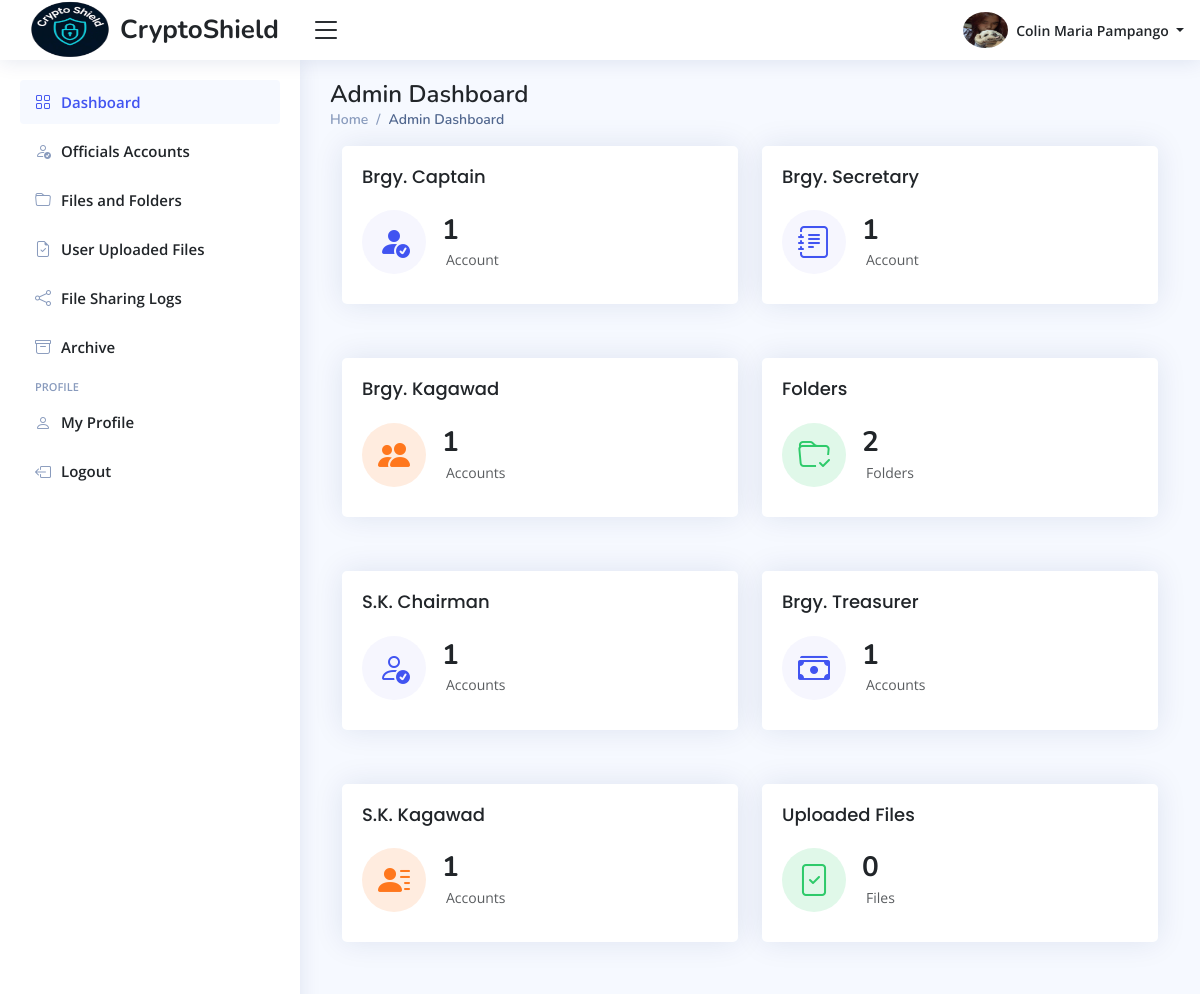
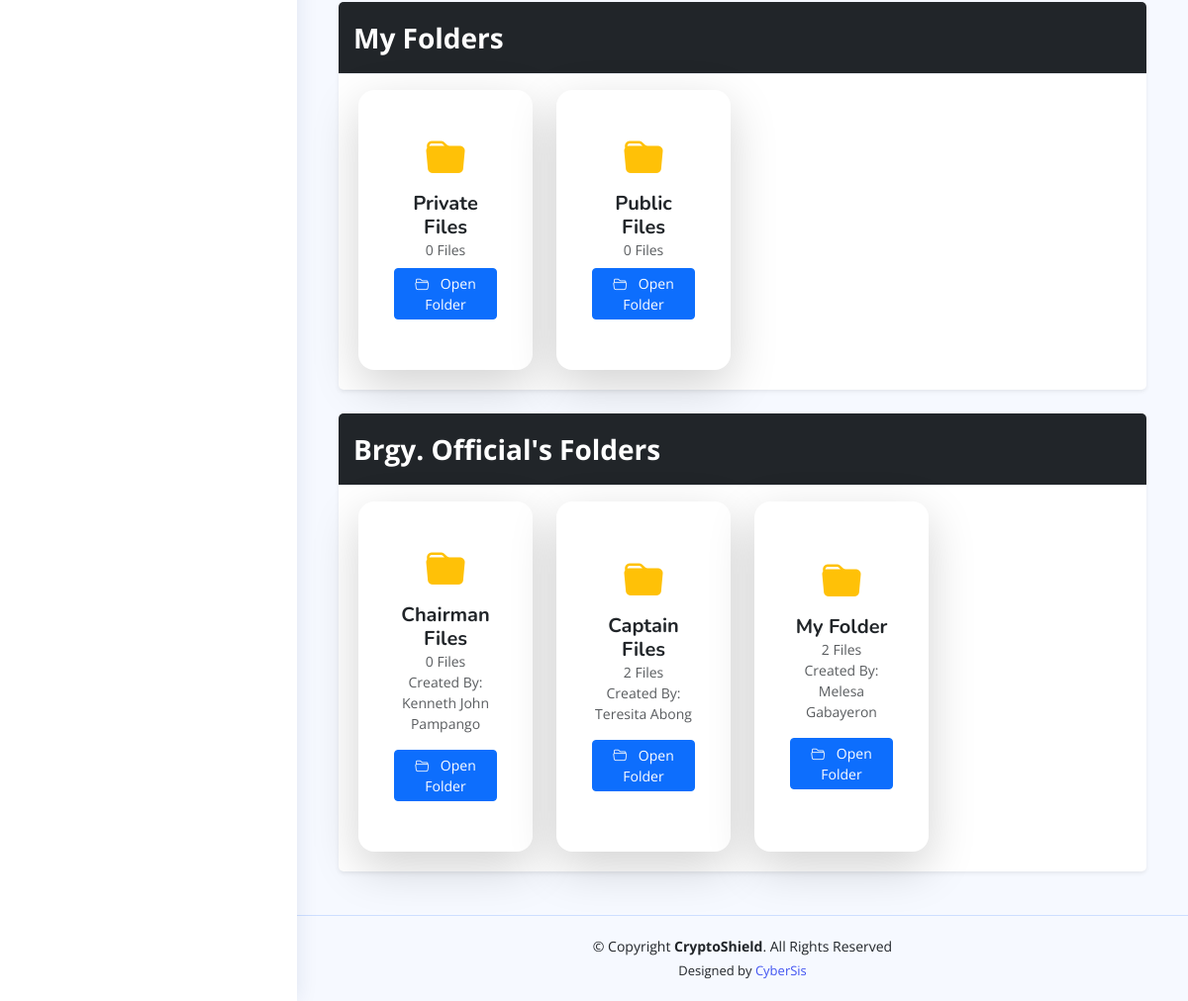
Page /admin/home.php (signed in) on the committed database (2 pictures, top to bottom).
### tables this page shows
CREATE TABLE `admin_info_tbl` (
  `admin_id` int(11) NOT NULL,
  `profile_picture` varchar(255) DEFAULT NULL,
  `date_of_birth` date DEFAULT NULL,
  `gender` enum('Male','Female','Others') DEFAULT 'Others',
  `phone_number` varchar(100) NOT NULL,
  `full_address` varchar(255) NOT NULL,
  `updated_at` timestamp NOT NULL DEFAULT current_timestamp() ON UPDATE current_timestamp()
);

CREATE TABLE `admin_accounts_tbl` (
  `admin_id` int(11) NOT NULL,
  `first_name` varchar(100) NOT NULL,
  `middle_name` varchar(100) DEFAULT NULL,
  `last_name` varchar(100) NOT NULL,
  `email_address` varchar(150) NOT NULL,
  `admin_password` varchar(255) NOT NULL,
  `role` varchar(100) DEFAULT 'Administrator',
  `reset_password_token` varchar(255) DEFAULT NULL,
  `password_token_expiry` datetime DEFAULT NULL,
  `created_at` timestamp NOT NULL DEFAULT current_timestamp(),
  `updated_at` timestamp NOT NULL DEFAULT current_timestamp() ON UPDATE current_timestamp()
);

CREATE TABLE `admin_folder_tbl` (
  `folder_id` int(11) NOT NULL,
  `folder_name` varchar(150) NOT NULL,
  `brgy_captain_access` enum('Yes','No') DEFAULT 'Yes',
  `brgy_secretary_access` enum('Yes','No') DEFAULT 'No',
  `brgy_treasurer_access` enum('Yes','No') DEFAULT 'No',
  `brgy_kagawad_access` enum('Yes','No') DEFAULT 'No',
  `sk_chairman_access` enum('Yes','No') DEFAULT 'No',
  `sk_kagawad_access` enum('Yes','No') DEFAULT 'Yes',
  `is_archive` enum('Yes','No') DEFAULT 'No',
  `modified_at` timestamp NOT NULL DEFAULT current_timestamp() ON UPDATE current_timestamp(),
  `created_at` timestamp NOT NULL DEFAULT current_timestamp()
);

CREATE TABLE `officials_folder_tbl` (
  `folder_id` int(11) NOT NULL,
  `folder_name` varchar(150) NOT NULL,
  `brgy_captain_access` enum('Yes','No') DEFAULT 'Yes',
  `brgy_secretary_access` enum('Yes','No') DEFAULT 'Yes',
  `brgy_treasurer_access` enum('Yes','No') DEFAULT 'Yes',
  `brgy_kagawad_access` enum('Yes','No') DEFAULT 'No',
  `sk_chairman_access` enum('Yes','No') DEFAULT 'Yes',
  `sk_kagawad_access` enum('Yes','No') DEFAULT 'No',
  `is_archive` enum('Yes','No') DEFAULT 'No',
  `created_by` int(11) DEFAULT NULL,
  `created_at` timestamp NOT NULL DEFAULT current_timestamp(),
  `modified_at` timestamp NOT NULL DEFAULT current_timestamp() ON UPDATE current_timestamp()
);

### admin/pages/dashboard.php (the view, shortened to what the rows shown need)
<main id="main" class="main">
    <?php include_once "includes/pagetitle.php"; ?>
    <section class="section dashboard">
        <div class="container">
            <div class="card shadow-sm mb-4">
                <div class="card-body mt-3">
                    <div class="row gx-4 gy-4">
                        <?php
                        $get_folders = $conn->prepare("SELECT
                                                            fl.*,
                                                            COUNT(fs.file_id) AS 'files_count'
                                                        FROM admin_folder_tbl fl
                                                        LEFT JOIN admin_files_tbl fs
                                                        ON fl.folder_id = fs.folder_id
                                                        GROUP BY fl.folder_id
                                                        ORDER BY modified_at DESC");
                        $get_folders->execute();
                        if ($get_folders->rowCount() > 0) {
                            while ($folder_data = $get_folders->fetch()) {
                        ?>
                                <div class="col-6 col-md-3">
                                    <div class="card shadow-lg border-0 rounded-4 text-center p-3 folder-card h-100 position-relative" style="transition: 0.3s; cursor: pointer;">
                                        <div class="card-body d-flex flex-column align-items-center justify-content-center">
                                            <div class="folder-icon mb-1 mt-2">
                                                <i class="bi bi-folder-fill fs-1 text-warning"></i>
                                            </div>
                                            <h5 class="fw-bold mb-0">
                                                <?php echo htmlspecialchars($folder_data["folder_name"]); ?>
                                            </h5>
                                            <p class="small text-muted mb-0">
                                                <?php echo htmlspecialchars($folder_data["files_count"] . " Files"); ?>
                                            </p>
                                            <a class="mt-2 btn btn-primary btn-sm w-100 mb-0" href="home.php?page=folder-contents&folder-id=<?php echo htmlspecialchars(base64_encode($folder_data["folder_id"])); ?>">
                                                <i class="bi bi-folder2-open me-2 text-light"></i> Open Folder
                                            </a>
                                        </div>
                                    </div>
                                </div>
                            <?php
                            }
                        } else {
                            ?>
                            <h1 class="text-center mt-5"> No Folders Yet. </h1>
                        <?php
                        }
                        ?>
                    </div>
                </div>
            </div>
            <div class="card shadow-sm mb-4">
                <div class="card-body mt-3">
                    <div class="row gx-4 gy-4">
                        <?php
                        $get_officials_folders = $conn->prepare("SELECT
                                                            ofl.*,
                                                            COUNT(CASE WHEN ofs.is_archive = 'No' THEN 1 END) AS 'files_count',
                                                            CONCAT(oa.first_name, ' ', oa.last_name) 'created_by'
                                                        FROM officials_folder_tbl ofl
                                                        LEFT JOIN officials_files_tbl ofs
                                                        ON ofl.folder_id = ofs.folder_id AND ofs.is_archive = :is_archive
                                                        LEFT JOIN officials_accounts_tbl oa
                                                        ON ofl.created_by = oa.official_id
                                                        WHERE ofl.is_archive = 'No'
                                                        GROUP BY ofl.folder_id
                                                        ORDER BY ofl.modified_at DESC");
                        $get_officials_folders->execute([":is_archive" => "No"]);
                        if ($get_officials_folders->rowCount() > 0) {
                            while ($folder_data = $get_officials_folders->fetch()) {
                        ?>
                                <div class="col-6 col-md-3">
                                    <div class="card shadow-lg border-0 rounded-4 text-center p-3 folder-card h-100 position-relative" style="transition: 0.3s; cursor: pointer;">
                                        <div class="card-body d-flex flex-column align-items-center justify-content-center">
                                            <div class="folder-icon mb-1 mt-2">
                                                <i class="bi bi-folder-fill fs-1 text-warning"></i>
                                            </div>
                                            <h5 class="fw-bold mb-0">
                                                <?php echo htmlspecialchars($folder_data["folder_name"]); ?>
                                            </h5>
                                            <p class="small text-muted mb-0">
                                                <?php echo htmlspecialchars($folder_data["files_count"] . " Files"); ?>
                                            </p>
                                            <p class="small text-muted mb-3">
                                                Created By: <?php echo htmlspecialchars($folder_data["created_by"]); ?>
                                            </p>
                                            <a class="btn btn-primary btn-sm w-100 mb-0" href="home.php?page=officials-folder-contents&folder-id=<?php echo htmlspecialchars(base64_encode($folder_data["folder_id"])); ?>">
                                                <i class="bi bi-folder2-open me-2 text-light"></i> Open Folder
                                            </a>
                                        </div>
                                    </div>
                                </div>
                            <?php
                            }
                        } else {
                            ?>
                            <h1 class="text-center mt-5"> No Folders Yet. </h1>
                        <?php
                        }
                        ?>
                    </div>
                </div>
            </div>
        </div>
    </section>
</main>

### admin/includes/header.php (shortened to what the rows shown need)
<header id="header" class="header fixed-top d-flex align-items-center">
    <nav class="header-nav ms-auto">
        <ul class="d-flex align-items-center">
            <li class="nav-item dropdown pe-3">
                <a class="nav-link nav-profile d-flex align-items-center pe-0" href="#" data-bs-toggle="dropdown">
                    <img src="<?php echo htmlspecialchars($image_path . $profile_picture); ?>" alt="Profile Image" class="rounded-circle" width="45" height="45">
                    <span class="d-none d-md-block dropdown-toggle ps-2">
                        <?php echo htmlspecialchars($first_name . " " . $last_name); ?>
                    </span>
                </a>
            </li>
        </ul>
    </nav>
</header>

### rows in the picture
admin_info_tbl: profile_picture (picture), admin_id.last_name "Colin Maria Pampango"
admin_folder_tbl: folder_name "Private Files", files_count "0 Files"
admin_folder_tbl: folder_name "Public Files", files_count "0 Files"
officials_folder_tbl: folder_name "Chairman Files", files_count "0 Files", created_by "Kenneth John Pampango"
officials_folder_tbl: folder_name "Captain Files", files_count "2 Files", created_by "Teresita Abong"
officials_folder_tbl: folder_name "My Folder", files_count "2 Files", created_by "Melesa Gabayeron"

### other values in the picture
$page_titles[$page_name] "Admin Dashboard"
$brgy_captain_count "1"
$brgy_secretary_count "1"
$brgy_kagawad_count "1"
$folder_count "2"
$chairman_count "1"
$brgy_treasurer_count "1"
$sk_kagawad_count "1"
$files_count "0"
